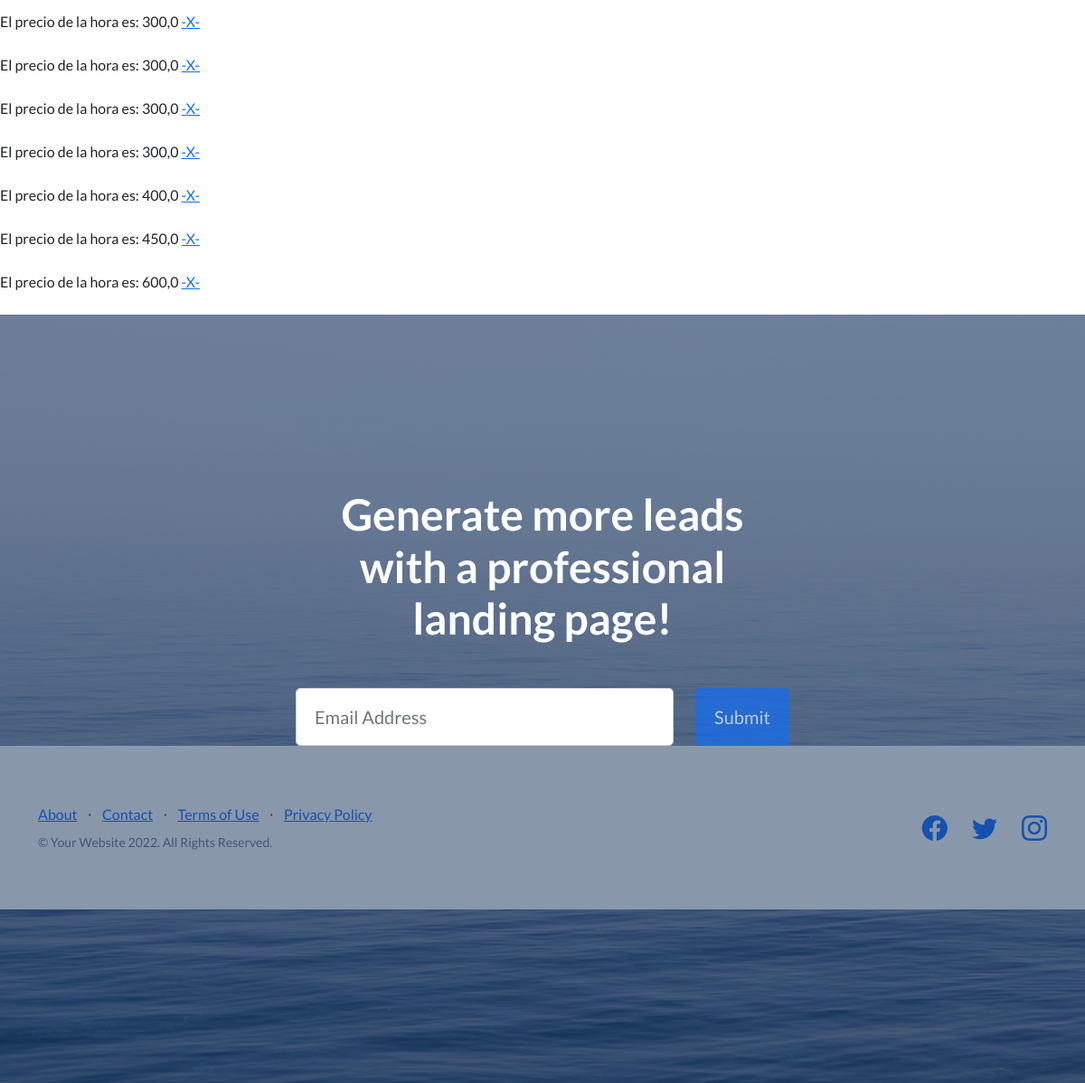
The page /MiApp/estacionamiento/ (lower part) on the database as committed earlier.
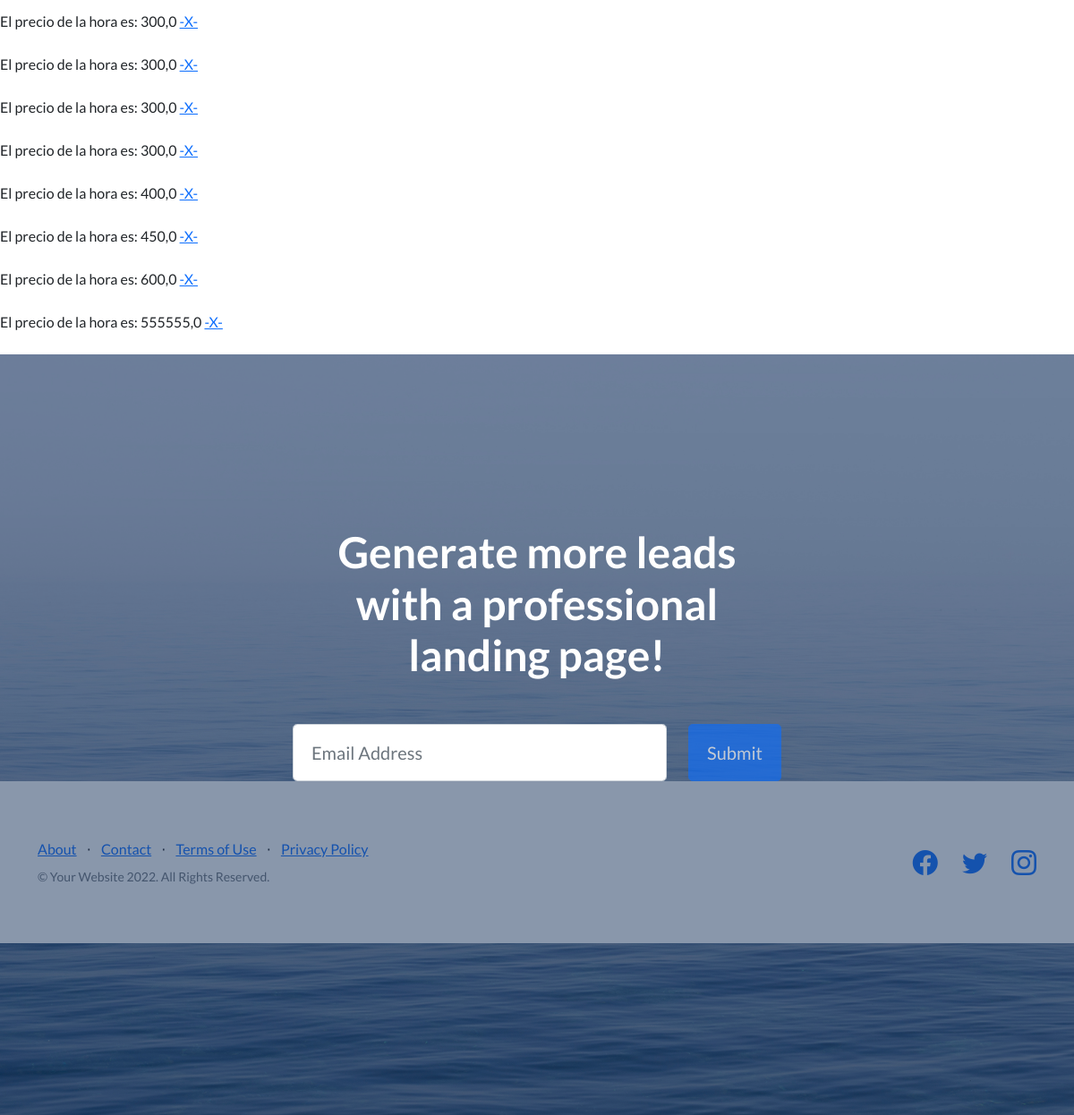
The same page on the database as committed later.
### MiApp/models.py (models this page shows, shortened)
class Estacionamiento(models.Model):
    PrecioHora=models.FloatField(max_length=40)
    hora_ingreso=models.DateTimeField()
    hora_egreso=models.DateTimeField()

### MiApp/views.py (the view)
# urls.py: path('estacionamiento/', estacionamiento, name='AppEstacionamiento'),
def estacionamiento(request):
    estacionamientos = Estacionamiento.objects.all()
    contexto = {
        'estacionamientos': estacionamientos
    }
    return render(request,"Apps/estacionamiento.html", contexto)

### templates/Apps/estacionamiento.html (shortened to what this page needs)
{% extends 'index.html' %}
{% block inicio %}
    {% for estacion in estacionamientos %}
        El precio de la hora es: {{ estacion.PrecioHora }}
        <a href="{% url 'AppPrecioEliminar' estacion.PrecioHora %}">-X-</a>
        <br>
        <br>
    {% endfor %}
{% endblock %}

Rows that differ between the two databases and show on the page:
added Estacionamiento: PrecioHora "555555,0"
